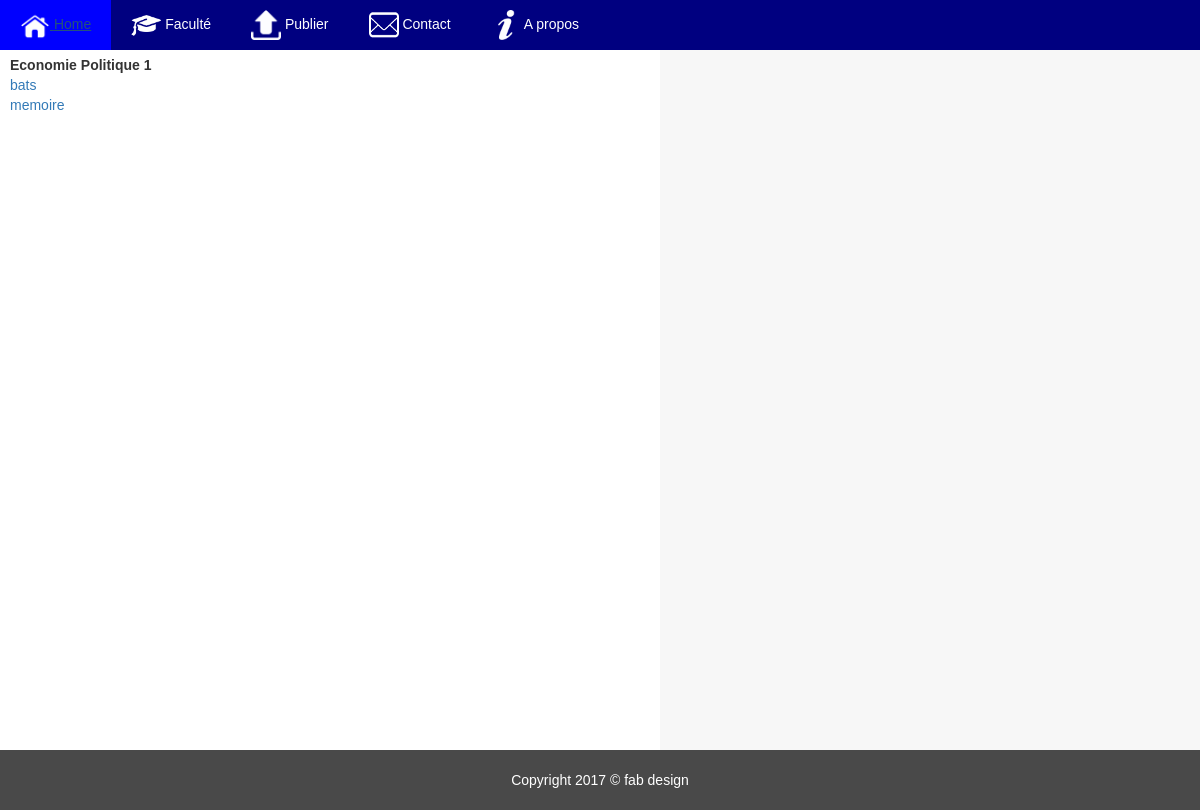
The page /batline/branche/1/ on the database its author committed.
### web/models.py (models this page shows, shortened)
class Branche(models.Model):
	nom_branche=models.CharField(max_length=50)
	promotion=models.ForeignKey(Promotion,on_delete=models.CASCADE)
	branche_categorie=models.ManyToManyField("Categorie")

class Categorie(models.Model):
    TYPE=(
        ("Syllabus","Syllabus"),
        ("TP","Travail Pratique"),
        ("memoire","Mémoire"),
        ("tfc","TFC"),
        ("bats","BATS"),)
    nom_cat=models.CharField(max_length=12,choices=TYPE)

### web/views.py (the view)
# urls.py: url(r'^branche/(?P<cle>[0-9]+)/$',views.branche,name="branche"),
def branche(request,cle):
    promo=Promotion.objects.get(id=cle)
    brch=Branche.objects.filter(promotion=promo)
    return render(request,"web/branche.html", {"b":brch})

### web/templates/web/branche.html
{% include "web/base.html" %}
<div class="partie_centrale">
{% for brch in b %}
	<b>{{ brch.nom_branche }}</b><br/>
	{% for cat in brch.branche_categorie.all %}
		<a href="{% url 'web:fichier' cat=cat.id %}">{{ cat.nom_cat }}</a><br>
	{% endfor %}
{% endfor %}
</div>
{% include "web/pieds.html" %}

### web/static/web/css/corps.css (style rules this page uses)
body { background-color: black; }

### web/static/web/css/menu.css (style rules this page uses)
body { margin: 0px; padding: 0px; }

### rows shown on the page
Branche: nom_branche "Economie Politique 1"
Categorie: nom_cat "bats"
Categorie: nom_cat "memoire"
